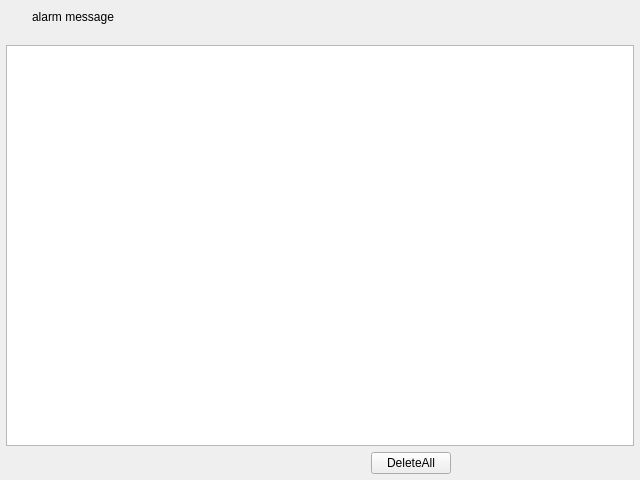
<?xml version="1.0" encoding="UTF-8"?>
<ui version="4.0">
 <class>DlgAlarmMessage</class>
 <widget class="QDialog" name="DlgAlarmMessage">
  <property name="geometry">
   <rect>
    <x>0</x>
    <y>0</y>
    <width>640</width>
    <height>480</height>
   </rect>
  </property>
  <property name="windowTitle">
   <string>Dialog</string>
  </property>
  <layout class="QGridLayout" name="gridLayout_3">
   <property name="leftMargin">
    <number>0</number>
   </property>
   <property name="topMargin">
    <number>0</number>
   </property>
   <property name="rightMargin">
    <number>0</number>
   </property>
   <property name="bottomMargin">
    <number>0</number>
   </property>
   <item row="0" column="0">
    <widget class="QWidget" name="WidGetTitle" native="true">
     <property name="enabled">
      <bool>true</bool>
     </property>
     <property name="sizePolicy">
      <sizepolicy hsizetype="Preferred" vsizetype="Fixed">
       <horstretch>0</horstretch>
       <verstretch>0</verstretch>
      </sizepolicy>
     </property>
     <property name="minimumSize">
      <size>
       <width>0</width>
       <height>33</height>
      </size>
     </property>
     <property name="maximumSize">
      <size>
       <width>16777215</width>
       <height>33</height>
      </size>
     </property>
     <layout class="QGridLayout" name="gridLayout_2">
      <property name="leftMargin">
       <number>0</number>
      </property>
      <property name="topMargin">
       <number>0</number>
      </property>
      <property name="rightMargin">
       <number>0</number>
      </property>
      <property name="bottomMargin">
       <number>0</number>
      </property>
      <property name="spacing">
       <number>0</number>
      </property>
      <item row="0" column="2">
       <widget class="QLabel" name="LabTitle">
        <property name="minimumSize">
         <size>
          <width>0</width>
          <height>33</height>
         </size>
        </property>
        <property name="maximumSize">
         <size>
          <width>16777215</width>
          <height>33</height>
         </size>
        </property>
        <property name="text">
         <string>alarm message</string>
        </property>
       </widget>
      </item>
      <item row="0" column="0">
       <widget class="QLabel" name="LabIco">
        <property name="minimumSize">
         <size>
          <width>32</width>
          <height>33</height>
         </size>
        </property>
        <property name="maximumSize">
         <size>
          <width>32</width>
          <height>33</height>
         </size>
        </property>
        <property name="text">
         <string/>
        </property>
       </widget>
      </item>
      <item row="0" column="3">
       <widget class="QWidget" name="MenuWidget" native="true">
        <property name="sizePolicy">
         <sizepolicy hsizetype="Minimum" vsizetype="Preferred">
          <horstretch>0</horstretch>
          <verstretch>0</verstretch>
         </sizepolicy>
        </property>
        <property name="minimumSize">
         <size>
          <width>128</width>
          <height>33</height>
         </size>
        </property>
        <property name="maximumSize">
         <size>
          <width>128</width>
          <height>33</height>
         </size>
        </property>
        <widget class="QPushButton" name="BtnClose">
         <property name="geometry">
          <rect>
           <x>96</x>
           <y>0</y>
           <width>40</width>
           <height>33</height>
          </rect>
         </property>
         <property name="text">
          <string/>
         </property>
         <property name="autoDefault">
          <bool>true</bool>
         </property>
         <property name="flat">
          <bool>true</bool>
         </property>
        </widget>
       </widget>
      </item>
     </layout>
    </widget>
   </item>
   <item row="1" column="0">
    <layout class="QGridLayout" name="gridLayout">
     <property name="leftMargin">
      <number>6</number>
     </property>
     <property name="topMargin">
      <number>6</number>
     </property>
     <property name="rightMargin">
      <number>6</number>
     </property>
     <property name="bottomMargin">
      <number>6</number>
     </property>
     <item row="0" column="0">
      <widget class="QTableView" name="TViewAlarmMessageAlarmInfo"/>
     </item>
     <item row="1" column="0">
      <layout class="QHBoxLayout" name="horizontalLayout">
       <item>
        <spacer name="horizontalSpacer_2">
         <property name="orientation">
          <enum>Qt::Horizontal</enum>
         </property>
         <property name="sizeHint" stdset="0">
          <size>
           <width>40</width>
           <height>20</height>
          </size>
         </property>
        </spacer>
       </item>
       <item>
        <spacer name="horizontalSpacer">
         <property name="orientation">
          <enum>Qt::Horizontal</enum>
         </property>
         <property name="sizeHint" stdset="0">
          <size>
           <width>40</width>
           <height>20</height>
          </size>
         </property>
        </spacer>
       </item>
       <item>
        <widget class="QPushButton" name="BtnAlarmMessageDeleteAll">
         <property name="text">
          <string>DeleteAll</string>
         </property>
        </widget>
       </item>
       <item>
        <spacer name="horizontalSpacer_3">
         <property name="orientation">
          <enum>Qt::Horizontal</enum>
         </property>
         <property name="sizeHint" stdset="0">
          <size>
           <width>40</width>
           <height>20</height>
          </size>
         </property>
        </spacer>
       </item>
      </layout>
     </item>
    </layout>
   </item>
  </layout>
 </widget>
 <resources/>
 <connections/>
</ui>
